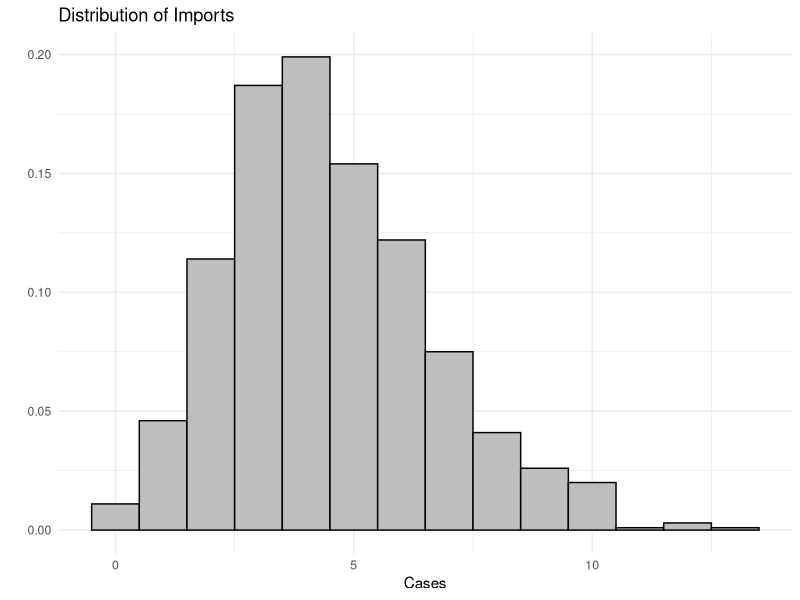
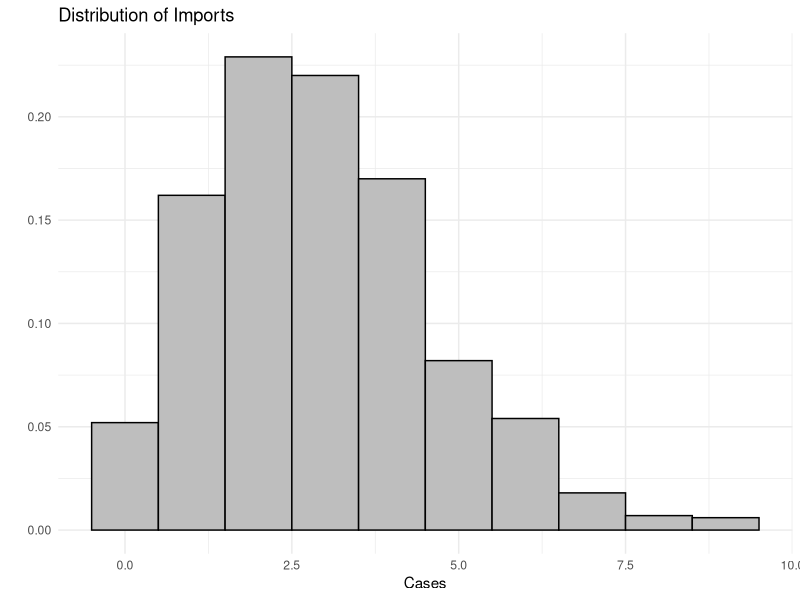
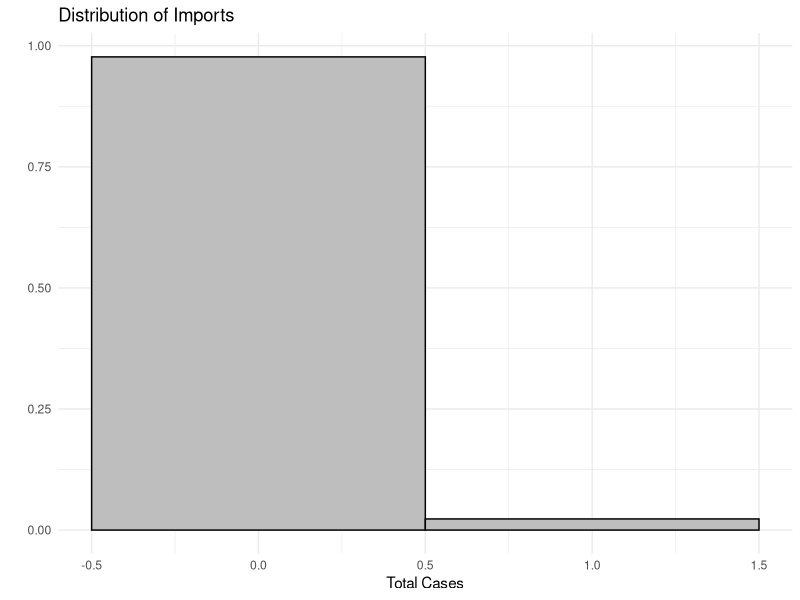
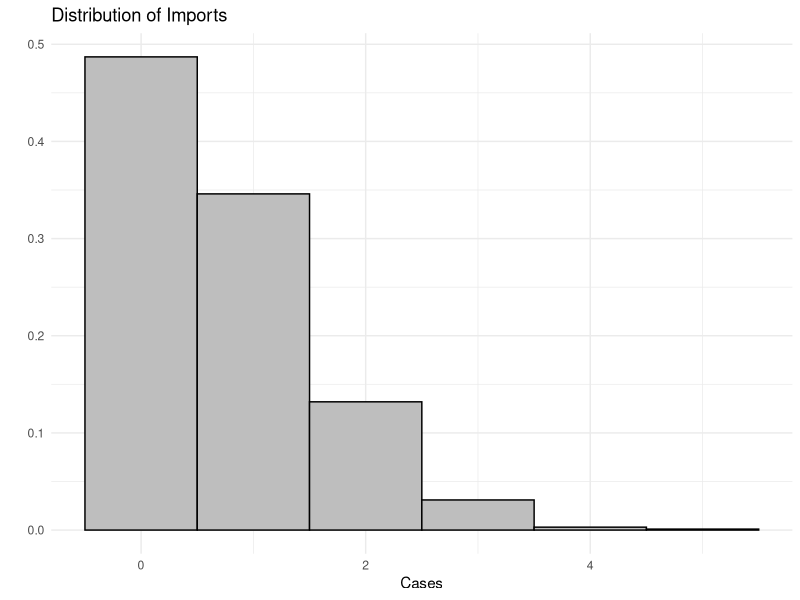
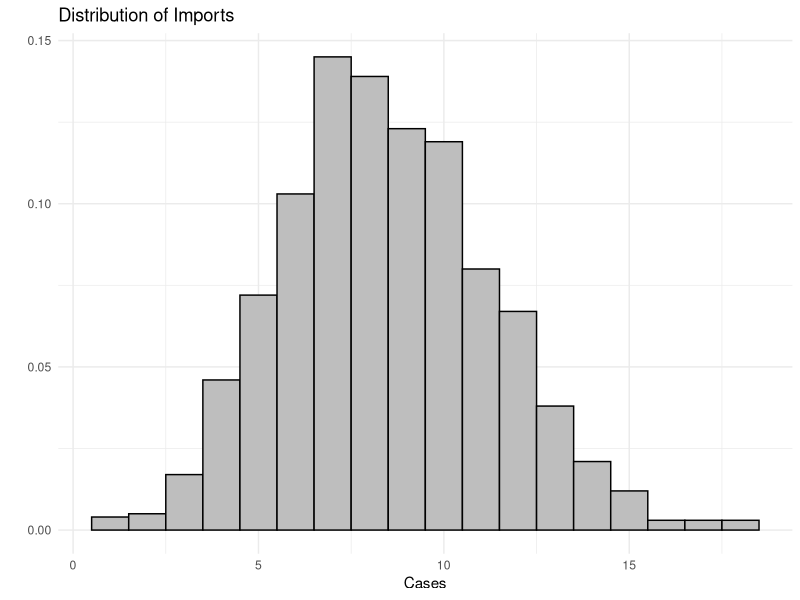
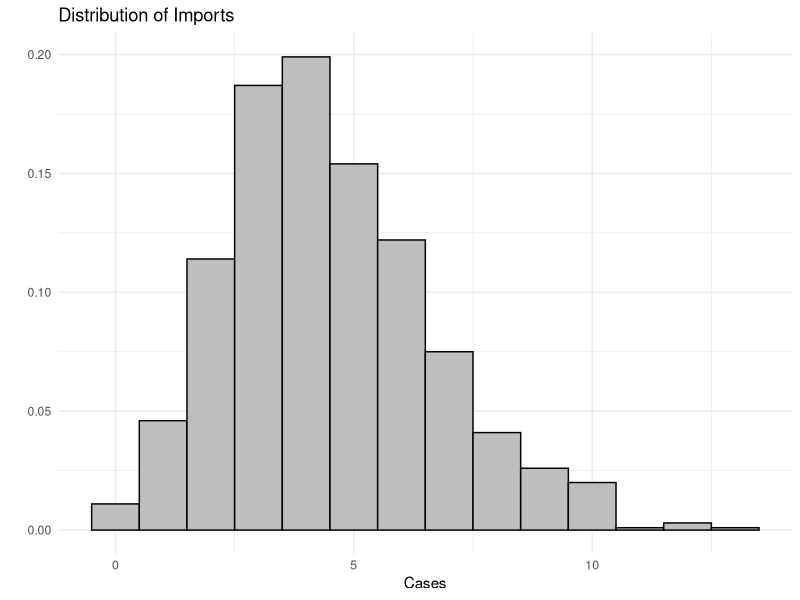
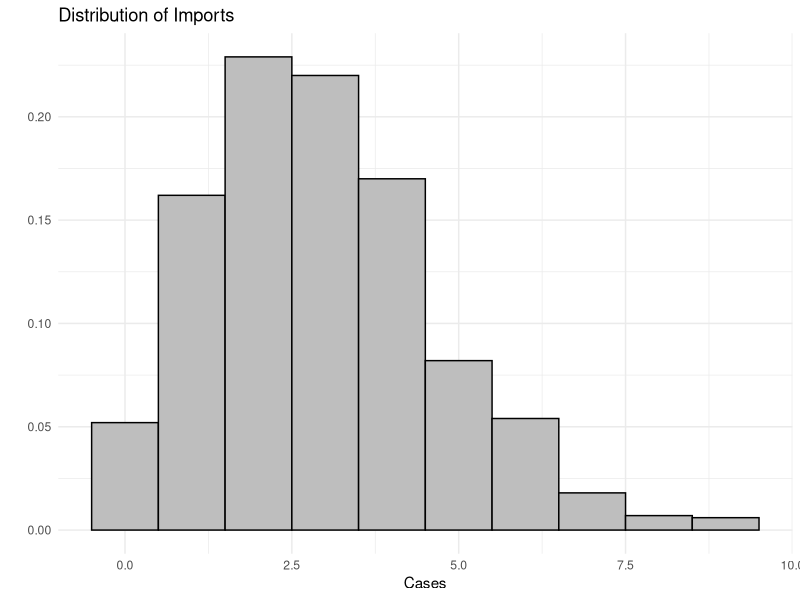
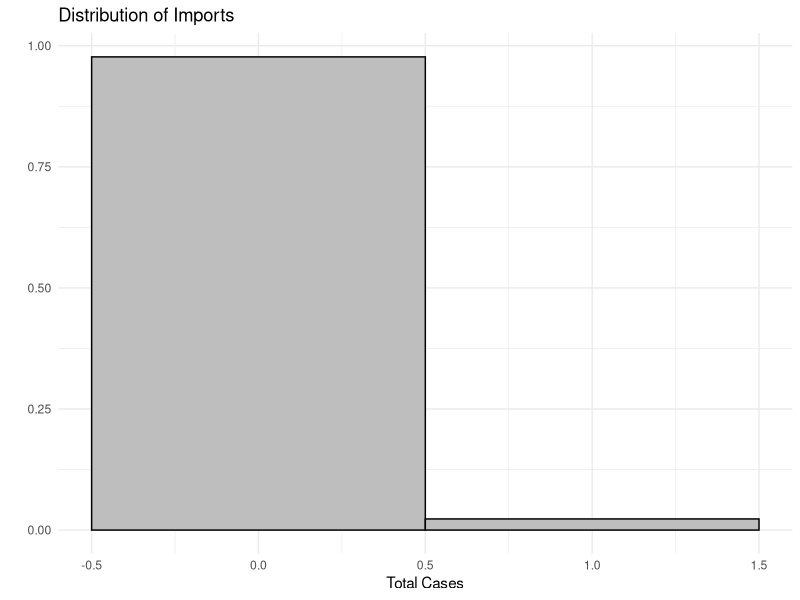

R code for these plots, in order:
library(ggplot2)
library(dplyr)
library(tidyr)
library(ggridges)
library(reshape2)
#------------------------------------------------------------#
# Use hazard data to estimate importations to BC
#------------------------------------------------------------#

# Set-up
today  = '2020-03-08' # last data used
risk <- read.csv('output/hazards.csv')
index = match(today, risk$dates)
risk_data <- risk[c(1:index),]
risk_extrap <-risk[-c(1:index),]

#-----Example Trials...First to validate--------#
N = 1000
trials <- matrix(-1, nrow=N, ncol=length(risk_data$Total.Risk))
ii=1
for (rate in risk_data$Total.Risk) {
    trials[,ii] = rpois(N, rate)
    ii=ii+1
}
validate_imports = rowSums(trials)
# China
trials <- matrix(-1, nrow=N, ncol=length(risk_data$Mainland.China))
ii=1
for (rate in risk_data$Mainland.China) {
    trials[,ii] = rpois(N, rate)
    ii=ii+1
}
china_validate_imports = rowSums(trials)

# Iran
trials <- matrix(-1, nrow=N, ncol=length(risk_data$Iran))
ii=1
for (rate in risk_data$Iran) {
    trials[,ii] = rpois(N, rate)
    ii=ii+1
}
iran_validate_imports = rowSums(trials)

# US
trials <- matrix(-1, nrow=N, ncol=length(risk_data$US))
ii=1
for (rate in risk_data$US) {
    trials[,ii] = rpois(N, rate)
    ii=ii+1
}
US_validate_imports = rowSums(trials)

#--------------------------------------------------#
#--------------------------------------------------#
# Extrapolated imports 
trials <- matrix(-1, nrow=N, ncol=length(risk_extrap$Total.Risk))
ii=1
for (rate in risk_extrap$Total.Risk) {
    trials[,ii] = rpois(N, rate)
    ii=ii+1
}
extrapolate_imports = rowSums(trials)

# VALIDATION
ggplot() + aes(validate_imports)+ geom_histogram(aes(y=..density..), binwidth=1, colour="black", fill="gray") + 
            theme_minimal()+
            ggtitle("Distribution of Imports")+
            labs(y= " ", x = "Cases")
ggsave('ValidateImports.png')
ggplot() + aes(china_validate_imports)+ geom_histogram(aes(y=..density..), binwidth=1, colour="black", fill="gray") + 
            theme_minimal()+
            ggtitle("Distribution of Imports")+
            labs(y= " ", x = "Cases")
ggsave('ChinaValidateImports.png')
ggplot() + aes(iran_validate_imports)+ geom_histogram(aes(y=..density..), binwidth=1, colour="black", fill="gray") + 
            theme_minimal()+
            ggtitle("Distribution of Imports")+
            labs(y= " ", x = "Total Cases")
ggsave('IranValidateImports.png')
ggplot() + aes(US_validate_imports)+ geom_histogram(aes(y=..density..), binwidth=1, colour="black", fill="gray") + 
            theme_minimal()+
            ggtitle("Distribution of Imports")+
            labs(y= " ", x = "Cases")
ggsave('USValidateImports.png')


# EXTRAPOLATION
ggplot() + aes(extrapolate_imports)+ geom_histogram(aes(y=..density..), binwidth=1, colour="black", fill="gray") + 
            theme_minimal()+
            ggtitle("Distribution of Imports")+
            labs(y= " ", x = "Cases")
ggsave('ExtrapolateImports.png')
